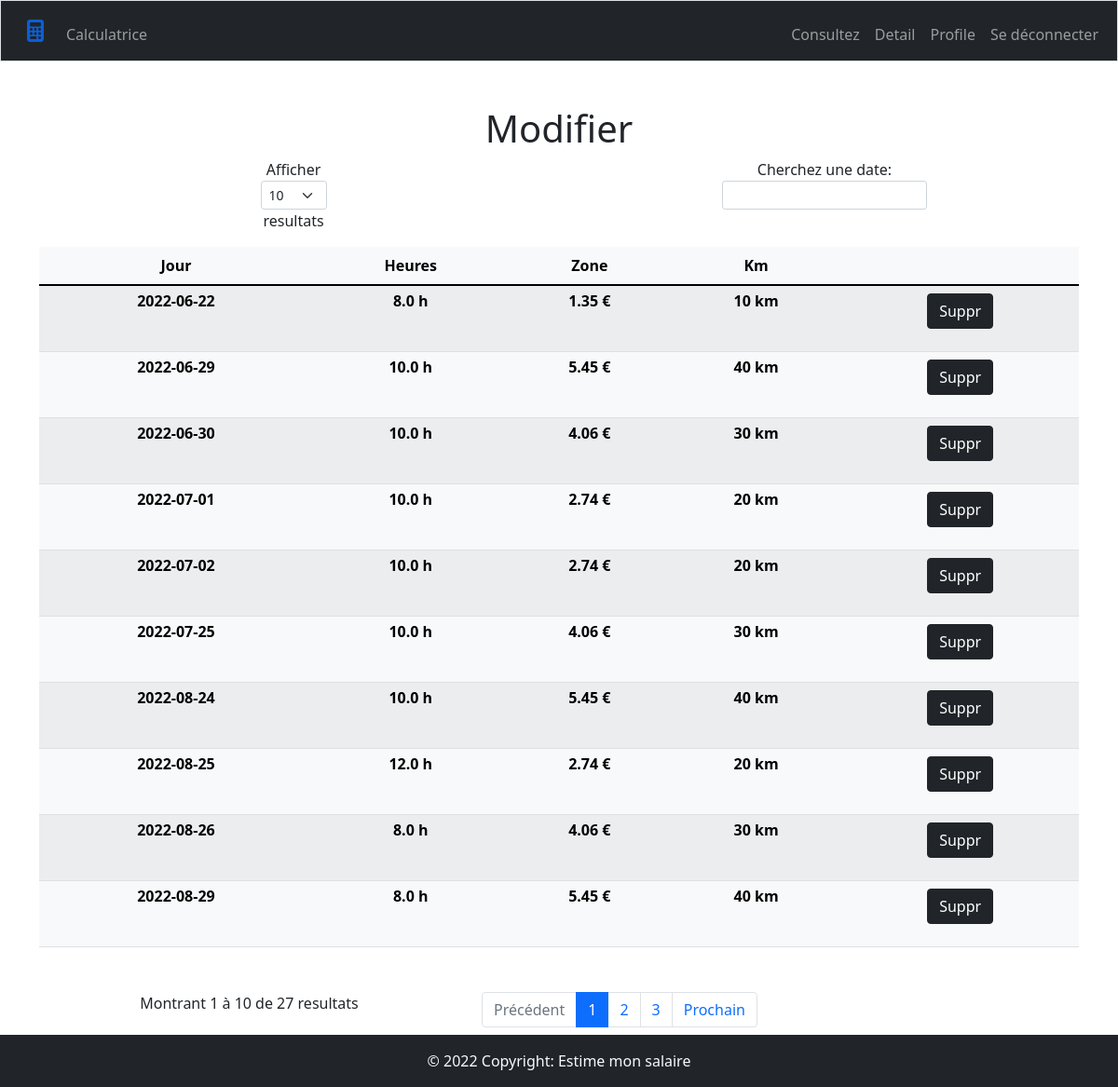
/consultez (signed in), run on the app's committed database.
### website/models.py (models this page shows)
class Day(db.Model):
    id = db.Column(db.Integer, primary_key=True)
    date = db.Column(db.Date(), default=func.now())
    hours = db.Column(db.Float, default=0.00)
    meal_qty = db.Column(db.Integer, default=0)
    user_id = db.Column(db.Integer, db.ForeignKey('user.id'))
    zone_id = db.Column(db.Integer, db.ForeignKey('zone.id'))

class Zone(db.Model):
    id = db.Column(db.Integer, primary_key=True)
    km = db.Column(db.Integer, default=10)
    price = db.Column(db.Float, default=1.35)
    user_id = db.Column(db.Integer, db.ForeignKey('user.id'))
    day = db.relationship('Day')

### website/views.py (the view)
@views.route('/consultez', methods=['GET', 'POST'])
@login_required
def consultez():
    user = current_user
    rows = Zone.query.join(Day, Zone.id==Day.zone_id)\
        .add_columns(Day.date, Day.hours, Zone.price, Zone.km, Day.id)\
        .filter(Day.user_id == user.id)\
    if request.method == 'POST':
        suppr = request.form.get('suppr')
        delete = Day.query.filter_by(id=int(suppr)).first()
        db.session.delete(delete)
        db.session.commit()
        return render_template("consultez.html", user=user, rows=rows)
    return render_template("consultez.html", user=user, rows=rows)

### website/__init__.py (called while the page is built)
def create_app():
    app = Flask(__name__)
    app.config['SECRET_KEY'] = 'ahahhahahha'
    app.config['SQLALCHEMY_DATABASE_URI'] = f'sqlite:///{DB_NAME}'
    db.init_app(app)
    from .views import views
    from .auth import auth
    app.register_blueprint(views, url_prefix='/')
    app.register_blueprint(auth, url_prefix='/')
    from .models import User
    create_db(app)
    login_manager = LoginManager()
    login_manager.login_view = 'auth.connexion'
    login_manager.init_app(app)
    @login_manager.user_loader
    def load_user(id):
        return User.query.get(int(id))
    return app

### website/templates/consultez.html (shortened to what this page needs)
{% extends "layout.html" %}
{% block main %}
    <h1>Modifier</h1>
    <div class="container">
        <table id="data" class="table table-hover table-striped table-light mt-3 mb-5">
            <thead>
            <tr>
                <th scope="col">Jour</th>
                <th scope="col">Heures</th>
                <th scope="col">Zone</th>
                <th scope="col">Km</th>
                <th scope="col"></th>
            </tr>
            </thead>
            <tbody>
                {% for row in rows %}
                <tr>
                    <td>
                        <p class="t-data">{{ row.date }}</p>
                    </td>
                    <td>
                        <p class="t-data">{{ row.hours }} h</p>
                    </td>
                    <td>
                        <p class="t-data">{{ '%0.2f' % row.price | float }} €</p>
                    </td>
                    <td>
                        <p class="t-data">{{ row.km }} km</p>
                    </td>
                    <td>
                        <form action="/consultez" method="post">
                            <div class="mb-3">
                                <button class="btn btn-dark" type="submit">Suppr</button>
                            </div>
                        </form>
                    </td>
                </tr>
                {% endfor %}
            </tbody>
        </table>
    </div>
{% endblock %}

### website/templates/layout.html (shortened to what this page needs)
<!DOCTYPE html>
<html lang="fr">
    <head>
        <link rel="stylesheet" href="https://unpkg.com/bootstrap-table@1.20.2/dist/bootstrap-table.min.css">
        <link rel="stylesheet" href="https://cdn.jsdelivr.net/npm/bootstrap-icons@1.7.2/font/bootstrap-icons.css">
        <link rel="stylesheet" href="https://unpkg.com/bootstrap-table@1.20.2/dist/bootstrap-table.min.css">
        <link href="https://cdn.jsdelivr.net/npm/bootstrap@5.1.3/dist/css/bootstrap.min.css" rel="stylesheet">
        <link href="/static/styles.css" rel="stylesheet">
    </head>
    <body>
        <nav class="bg-light border navbar navbar-expand-md navbar-dark bg-dark">
            <div class="container-fluid">
                <a class="navbar-brand" href="/"><i class="fa-solid fa-calculator" style="color: #0b5ed7;"></i></a>
                <div class="collapse navbar-collapse" id="navbar">
                    {% if user.is_authenticated %}
                        <ul class="navbar-nav mt-2">
                            <li class="nav-item"><a class="nav-link" href="/">Calculatrice</a></li>
                        </ul>
                        <ul class="navbar-nav ms-auto mt-2">
                            <li class="nav-item"><a class="nav-link" href="/consultez">Consultez</a></li>
                            <li class="nav-item"><a class="nav-link" href="/detail">Detail</a></li>
                            <li class="nav-item"><a class="nav-link" href="/profile">Profile</a></li>
                            <li class="nav-item"><a class="nav-link" href="/deconnexion">Se déconnecter</a></li>
                        </ul>
                    {% endif %}
                </div>
            </div>
        </nav>
        <main class="container-fluid py-5 text-center">
            {% block main %}{% endblock %}
        </main>
    </body>
    <footer class="bg-dark text-center">
        <div class="text-center text-light p-3">
          © 2022 Copyright: Estime mon salaire
        </div>
    </footer>
</html>

### website/static/styles.css (style rules this page uses)
nav .navbar-brand { font-size: 1.5rem; margin-left: 1rem; }
.t-data { font-weight: 600; line-height: 1rem; }
footer { position: fixed !important; width: 100%; bottom: 0; }

### data on the page
Day: date "2022-08-29", hours "8.0", km "40"
Zone: price "5.45"
Day: date "2022-08-26", hours "8.0", km "30"
Zone: price "4.06"
Day: date "2022-08-25", hours "12.0", km "20"
Zone: price "2.74"
Day: date "2022-08-24", hours "10.0", km "40"
Day: date "2022-07-25", hours "10.0", km "30"
Day: date "2022-06-29", hours "10.0", km "40"
Day: date "2022-06-30", hours "10.0", km "30"
Day: date "2022-07-01", hours "10.0", km "20"
Day: date "2022-07-02", hours "10.0", km "20"
Day: date "2022-06-22", hours "8.0", km "10"
Zone: price "1.35"
